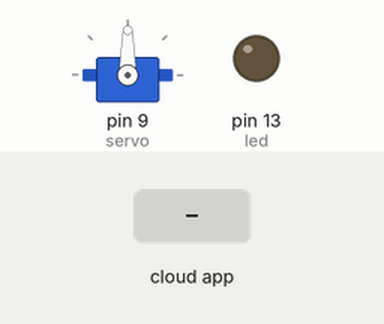
The sketch below on a simulated Arduino Uno, built with avr-gcc and run on an emulated ATmega328P. Shown: servo, output pins drawn as LEDs (lit = HIGH). Inputs (shaded band) come from the test bench. The ROS host is connected and sends only what is stated.

Above: at 1.2 s.
1.3 s: the phone or cloud app sets servo to 0
At 2.2 s:
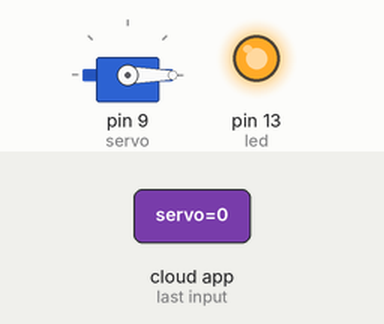
2.8 s: the phone or cloud app sets servo to 45
At 3.4 s:
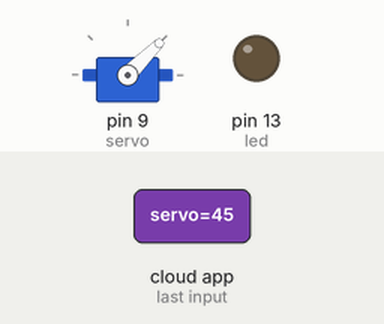
4.3 s: the phone or cloud app sets servo to 90
At 5.5 s:
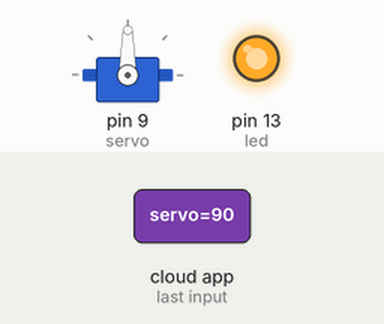
5.8 s: the phone or cloud app sets servo to 180
At 6.9 s:
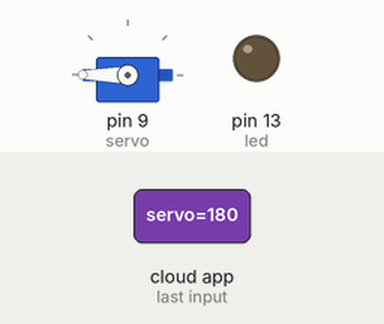
7.3 s: the phone or cloud app sets servo to 45
At 8.0 s:
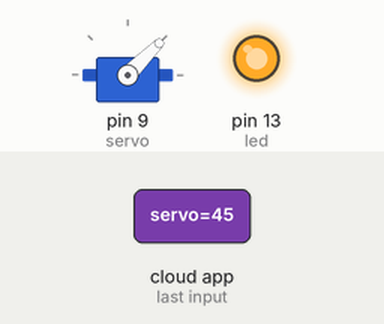
8.8 s: the phone or cloud app sets servo to 0
At 9.2 s:
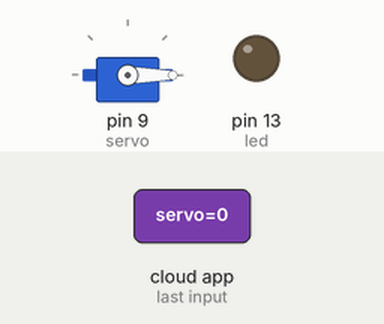
Timing chart, 0 to 11.3 s (numbered marks = the images above; inputs shaded):
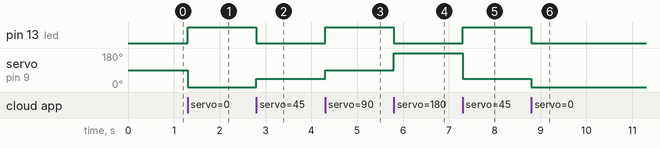

Measured:
- after the input at 1.3 s, pin 13 (led): LOW → HIGH at once; servo on pin 9 (servo): 90° → 0° at once
- after the input at 2.8 s, pin 13 (led): HIGH → LOW at once; servo on pin 9 (servo): 0° → 45° at once
- after the input at 4.3 s, pin 13 (led): LOW → HIGH at once; servo on pin 9 (servo): 45° → 90° at once
- after the input at 5.8 s, pin 13 (led): HIGH → LOW at once; servo on pin 9 (servo): 90° → 180° at once
- after the input at 7.3 s, pin 13 (led): LOW → HIGH at once; servo on pin 9 (servo): 180° → 45° at once
- after the input at 8.8 s, pin 13 (led): HIGH → LOW at once; servo on pin 9 (servo): 45° → 0° at once

The sketch:

ros_arduino_chatter_servo.ino
```cpp
/*
 * rosserial Publisher Example
 * Prints "hello world!"
 */

#if (ARDUINO) >= 100
#include <Arduino.h>
#else
 #include <WProgram.h>
#endif

#include <Servo.h>
#include <ros.h>
#include <std_msgs/UInt16.h>

#include <std_msgs/String.h>

Servo servo;

void servo_cb( const std_msgs::UInt16& cmd_msg){
  servo.write(cmd_msg.data); //set servo angle, should be from 0-180
  digitalWrite(13, HIGH-digitalRead(13));  //toggle led
}

ros::NodeHandle  nh;

//std_msgs::String str_msg;

//ros::Publisher chatter("chatter", &str_msg);

ros::Subscriber<std_msgs::UInt16> sub("servo", servo_cb);

//void setup()
//{
//  nh.initNode();
////  nh.advertise(chatter);
//
////  nh.initNode();
//  nh.subscribe(sub);
//
//  servo.attach(9); //attach it to pin 9
//
//}
//
//void loop()
//{
//
////  String str = String(servo.read());
////
////  char char_array[10];
////
////  str.toCharArray(char_array, 15);
////
////  str_msg.data = char_array;
////
////  chatter.publish( &str_msg );
//
//  nh.spinOnce();
//  delay(1000);
//
//}


void setup(){
  pinMode(13, OUTPUT);

  nh.initNode();
  nh.subscribe(sub);

  servo.attach(9); //attach it to pin 9
}

void loop(){
  nh.spinOnce();
  delay(1);
}
```
